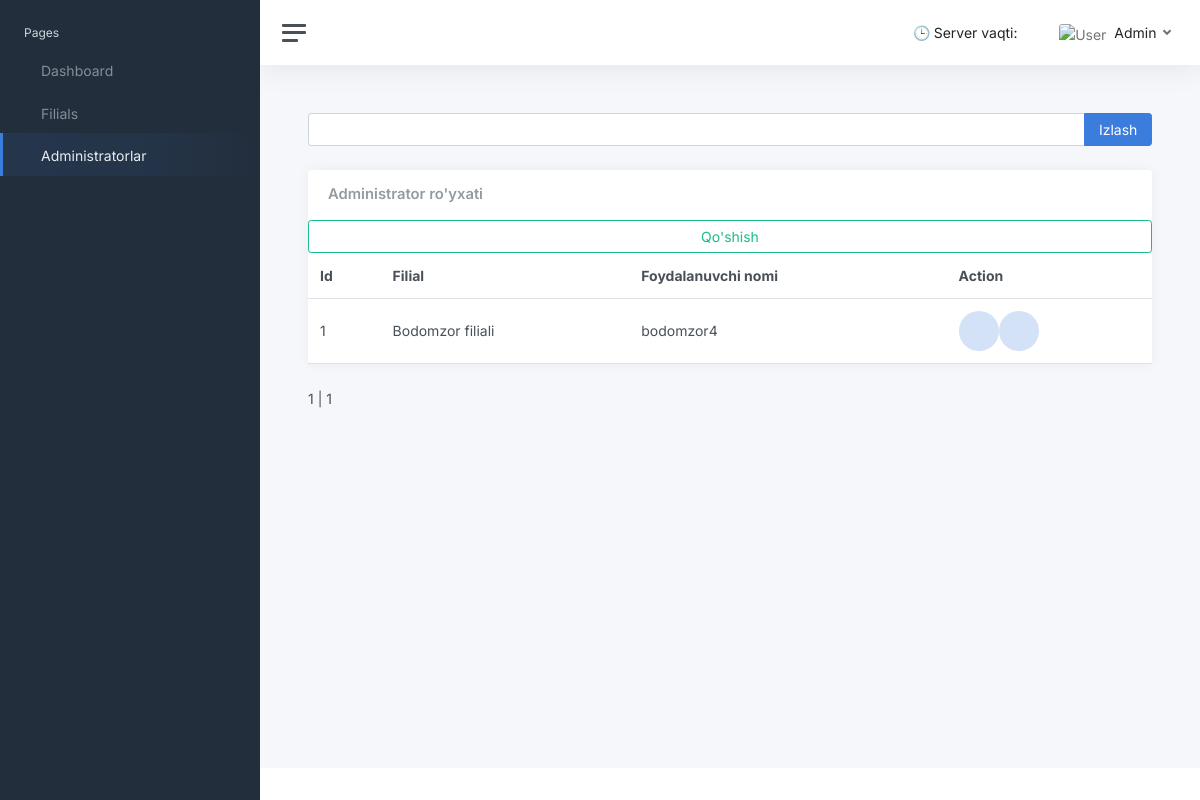
The page /superadmin/admins/ (signed in) on the database as committed earlier.
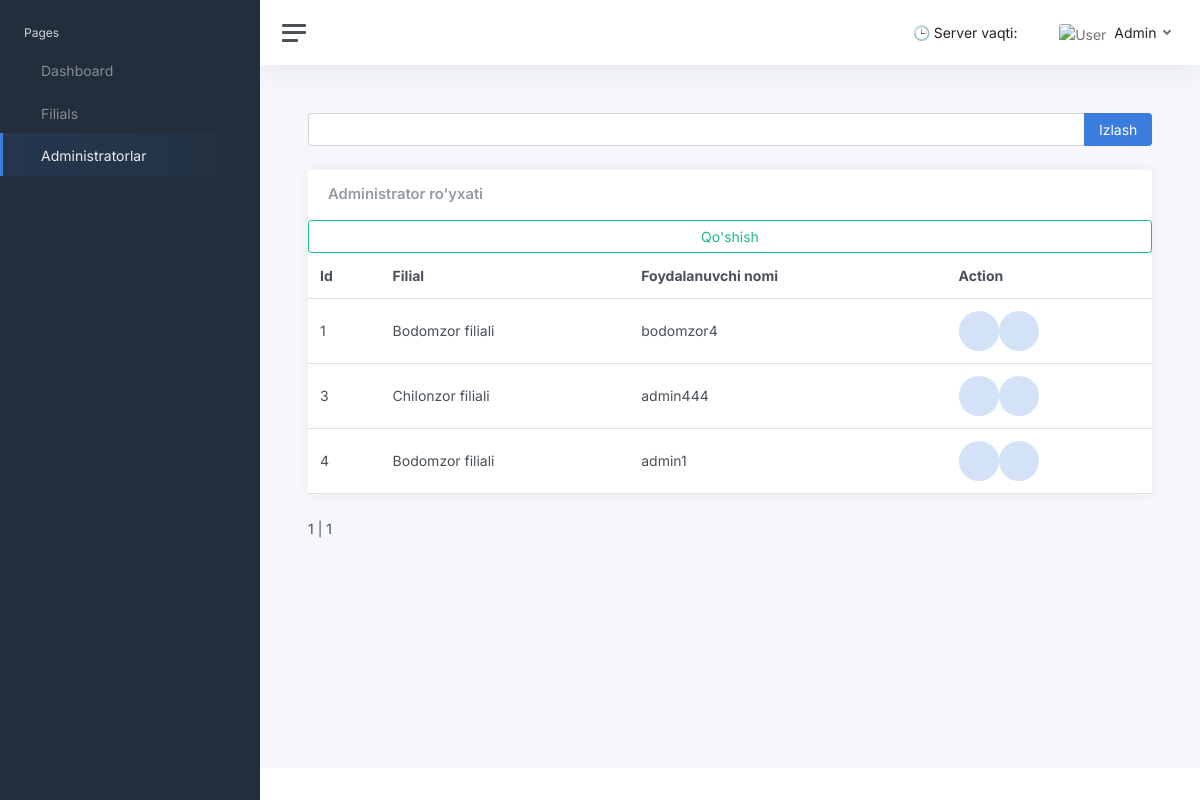
The same page on the database as committed later.
### apps/superadmin/models.py (models this page shows, shortened)
class Administrator(models.Model):
    user = models.OneToOneField(User, on_delete=models.CASCADE)
    telegram_id = models.BigIntegerField(unique=True)
    filial = models.ForeignKey(Filial, on_delete=models.SET_NULL, null=True, blank=True)
    full_name = models.CharField(max_length=255)

class Filial(models.Model):
    filial_name = models.CharField(max_length=200, null=True, blank=True)
    class Meta:
        verbose_name = "Filial"
        verbose_name_plural = "Filiallar"

### apps/superadmin/views.py (the view)
# urls.py: path('admins/', views.admin_list, name='admin_adminstrators'),
@login_required(login_url="/login/")
def admin_list(request):
    if not request.user.is_superuser:
        return redirect('/login/')
    admins = Administrator.objects.select_related('user', 'filial')
    search_query = request.GET.get('q')
    if search_query:
        admins = admins.filter(
            Q(full_name__icontains=search_query) |
            Q(user__username__icontains=search_query)
        )
    paginator = Paginator(admins, 50)
    page_number = request.GET.get('page')
    page_obj = paginator.get_page(page_number)
    context = {
        'page_obj': page_obj,
        'segment': 'admins'
    }
    return render(request, 'home/superuser/adminstrators.html', context)

### apps/templates/home/superuser/adminstrators.html (shortened to what this page needs)
{% extends "layouts/base.html" %}
{% load static %}
{% block body_class %} dashboard {% endblock body_class %}
{% block stylesheets %}
  <link href="{% static 'css/app.css' %}" rel="stylesheet">
{% endblock stylesheets %}
{% block content %}
			<main class="content">
				<div class="container-fluid p-0">
					<form class="input-group mb-4" method="get">
						<input class="form-control" type="text" name="q" value="{{ search_query }}">
						<button class="input-group-text btn btn-primary" type="submit">Izlash</button>
					</form>
					<div class="row">
						<div class="col-12 col-lg-12 col-xxl-12 d-flex">
							<div class="card flex-fill">
								<div class="card-header">
									<h5 class="card-title mb-0">Administrator ro'yxati</h5>
								</div>
								<table class="table table-hover my-0">
									<thead>
										<tr>
											<th>Id</th>
											<th>Filial</th>
											<th>Foydalanuvchi nomi</th>
											<th>Action</th>
										</tr>
									</thead>
									<tbody>
									{% for adminsitrator in page_obj %}
										<tr>
											<td class="d-none d-xl-table-cell">{{ adminsitrator.id }}</td>
											<td class="d-none d-xl-table-cell">{{ adminsitrator.filial.filial_name }}</td>
											<td class="d-none d-xl-table-cell">{{ adminsitrator.user.username }}</td>
											<td class="d-none d-md-table-cell">
												<div class="col-auto d-flex" >
													<div class="stat text-primary">
													</div>
													<div class="stat text-primary">
													</div>
												</div>
											</td>
										</tr>
									{% endfor %}
									<a class="btn btn-outline-success text-right" href="{% url 'admin_adminstrator_create' %}">
										Qo'shish
									</a>
									</tbody>
								</table>
							</div>
						</div>
					</div>
					<div class="pagination">
						<span class="step-links">
							<span class="current-page">
								{{ page_obj.number }} | {{ page_obj.paginator.num_pages }}
							</span>
						</span>
					</div>
                </div>
            </main>
{% endblock content %}

### apps/templates/layouts/base.html (shortened to what this page needs)
<!DOCTYPE html>
<html lang="en">
<head>
  {% block stylesheets %}{% endblock stylesheets %}
</head>
<body class="hold-transition {% block body_class %}{% endblock body_class %}">
<div class="wrapper">
  {% include 'includes/sidebar.html' %}
  <div class="main">
    {% include 'includes/navigation.html' %}
    {% block content %}
    {% endblock content %}
  {% include 'includes/footer.html' %}
</div>
</div>
</body>
</html>

### apps/templates/includes/sidebar.html (shortened to what this page needs)
<nav id="sidebar" class="sidebar js-sidebar">
    <div class="sidebar-content js-simplebar">
        <ul class="sidebar-nav">
            <li class="sidebar-header">
                Pages
            </li>
            <li class="sidebar-item {% if 'dashboard' in segment %} active {% endif %}">
                <a class="sidebar-link" href="{% url 'home' %}">
                     <span class="align-middle">Dashboard</span>
                </a>
            </li>
            {% if request.user.is_superuser == True %}
            <li class="sidebar-item {% if 'filials' in segment %} active {% endif %}">
                <a class="sidebar-link" href="{% url 'admin_filials' %}">
                     <span class="align-middle">Filials</span>
                </a>
            </li>
            <li class="sidebar-item {% if 'admins' in segment %} active {% endif %}">
                <a class="sidebar-link" href="{% url 'admin_adminstrators' %}">
                     <span class="align-middle">Administratorlar</span>
                </a>
            </li>
            {% endif %}
        </ul>
    </div>
</nav>

### apps/templates/includes/navigation.html (shortened to what this page needs)
<nav class="navbar navbar-expand navbar-light navbar-bg ">
  <a class="sidebar-toggle js-sidebar-toggle">
          <i class="hamburger align-self-center"></i>
       </a>
<div class="navbar-collapse collapse">
  <ul class="navbar-nav navbar-align">
    <li class="nav-item">
      <a class="nav-link " href="#" data-bs-toggle="dropdown">
        <span class="text-dark">🕒 Server vaqti: <strong>{{ tashkent_time|date:"d.m.Y  H:i" }}</strong></span>
      </a>
    </li>
    <li class="nav-item dropdown">
      <a class="nav-icon dropdown-toggle" href="#" id="messagesDropdown" data-bs-toggle="dropdown">
      </a>
    </li>
    <li class="nav-item dropdown">
      <a class="nav-link dropdown-toggle d-none d-sm-inline-block" href="#" data-bs-toggle="dropdown">
        <img src="https://www.shareicon.net/data/512x512/2016/09/01/822711_user_512x512.png"
             class="avatar img-fluid rounded me-1" alt="User" />
        <span class="text-dark">Admin {{ filial }}</span>
      </a>
    </li>
  </ul>
</div>
</nav>

### apps/templates/includes/footer.html (shortened to what this page needs)
<footer class="footer">
</footer>

Rows that differ between the two databases and show on the page:
added Administrator: id "3", filial.filial_name "Chilonzor filiali", user.username "admin444"
added Administrator: id "4", filial.filial_name "Bodomzor filiali", user.username "admin1"
